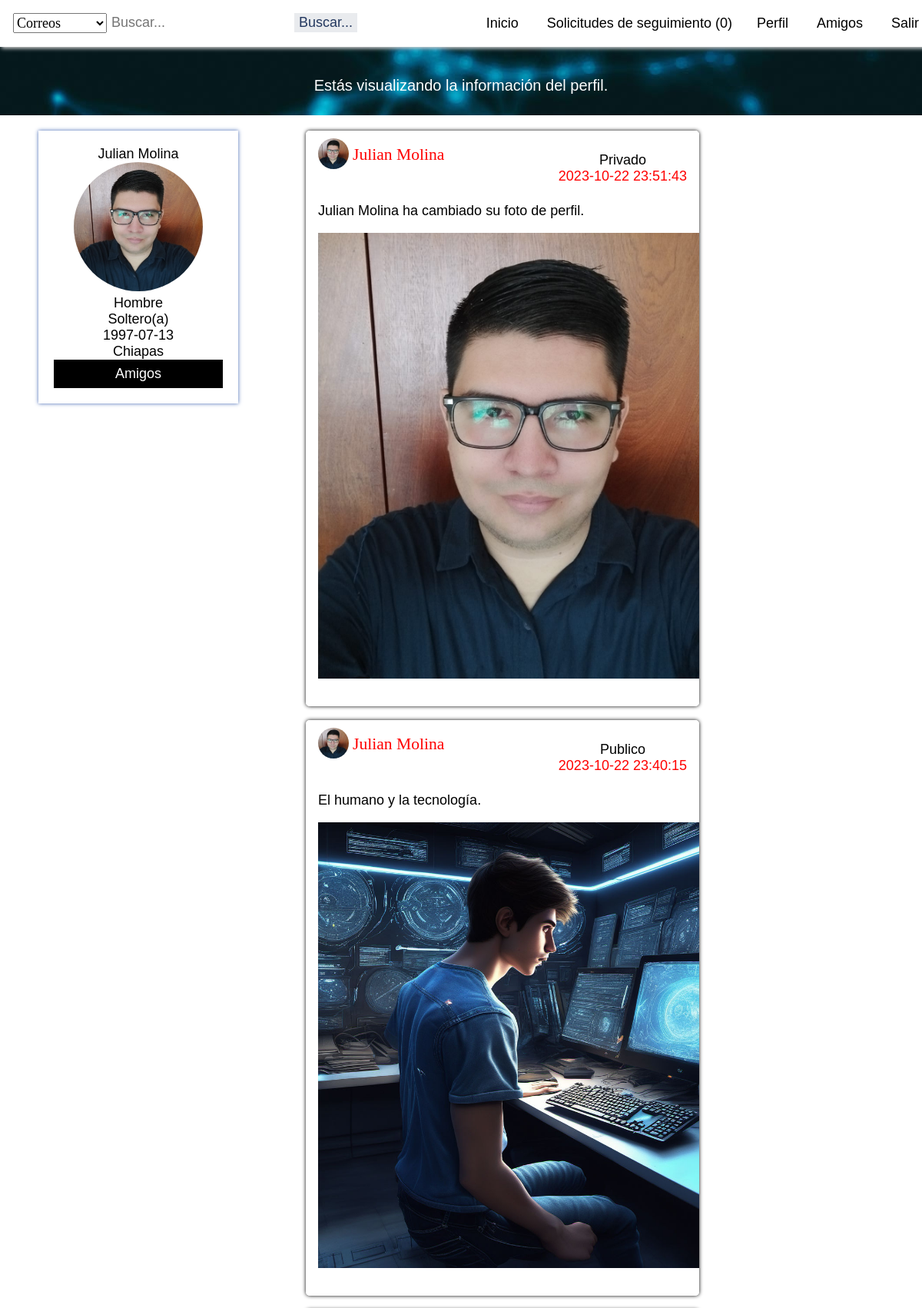
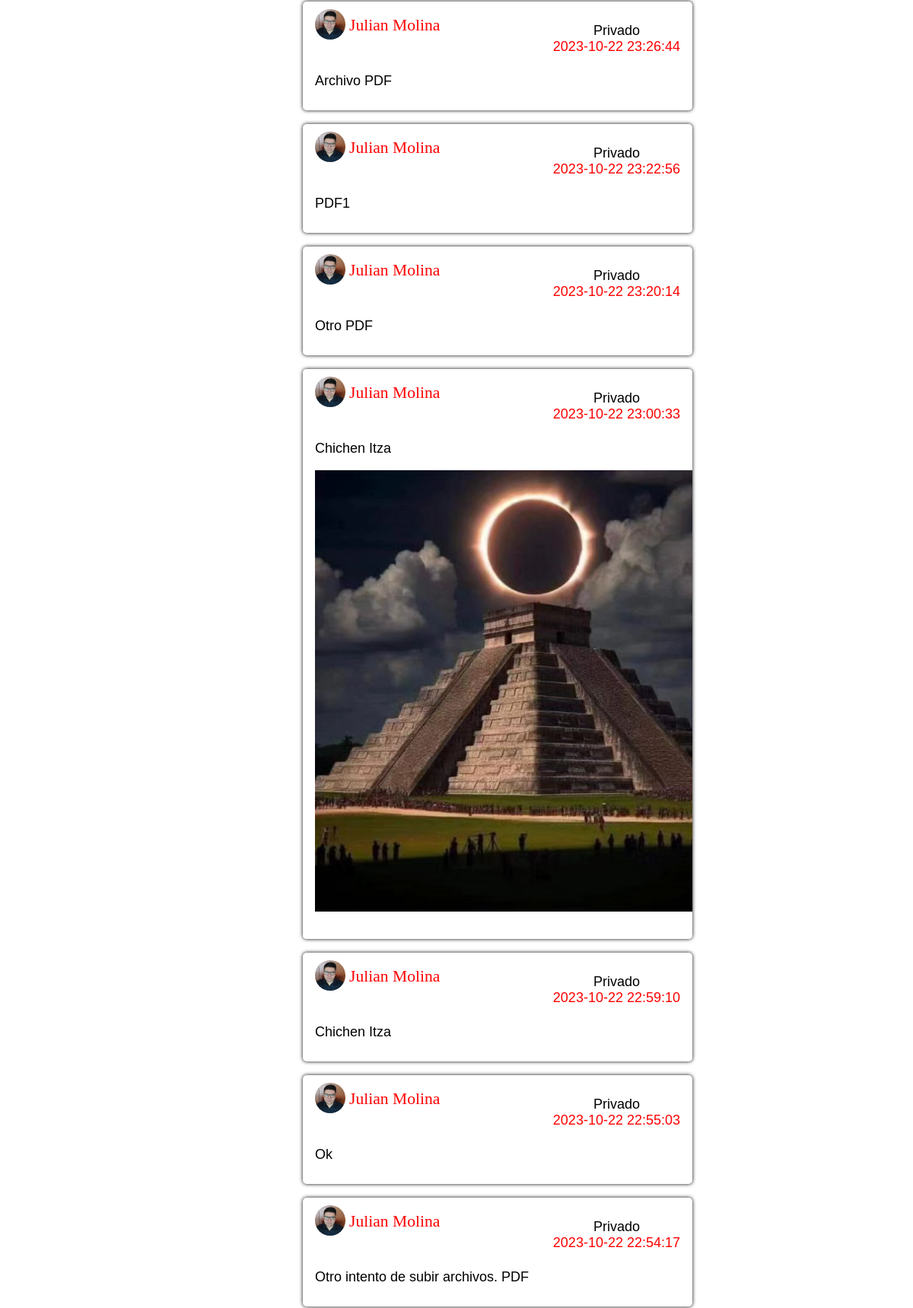
/profile.php?id=1 (signed in, upper part), run on the app's committed database (2 pictures, top to bottom).
### tables this page shows
CREATE TABLE `posts` (
  `post_id` int(11) NOT NULL,
  `post_caption` text NOT NULL,
  `post_time` timestamp NOT NULL DEFAULT current_timestamp() ON UPDATE current_timestamp(),
  `post_public` char(1) NOT NULL,
  `post_by` int(11) NOT NULL
);

CREATE TABLE `users` (
  `user_id` int(11) NOT NULL,
  `user_firstname` varchar(20) NOT NULL,
  `user_lastname` varchar(20) NOT NULL,
  `user_nickname` varchar(20) DEFAULT NULL,
  `user_password` varchar(255) NOT NULL,
  `user_email` varchar(255) NOT NULL,
  `user_gender` char(1) NOT NULL,
  `user_birthdate` date NOT NULL,
  `user_status` char(1) DEFAULT NULL,
  `user_about` text DEFAULT NULL,
  `user_hometown` varchar(255) DEFAULT NULL
);

### includes/post.php (the view, shortened to what this page needs)
<?php
echo '<div class="post" style="height: auto; width: 50%; border-radius: 5px;" class="minimalist-div">';
if($row['post_public'] == 'Y') {
    echo '<p class="public">';
}else {
    echo '<p class="public">';
    echo 'Privado';
}
echo '<br>';
echo '<span class="postedtime">' . $row['post_time'] . '</span>';
echo '</p>';
echo '<div>';
include 'profile_picture.php';
echo '<a class="profilelink" href="profile.php?id=' . $row['user_id'] .'">' . $row['user_firstname'] . ' ' . $row['user_lastname'] . '<a>';
echo'</div>';
echo '<br>';
echo '<p class="caption">' . $row['post_caption'] . '</p>';
echo '<center>';
$target = glob("data/images/posts/" . $row['post_id'] . ".*");
if($target) {
    echo '<img src="' . $target[0] . '" style="max-width:580px">';
    echo '<br><br>';
}
echo '</center>';
echo '</div>';
?>

### profile.php (shortened to what this page needs)
<?php
$conn = connect();
?>
<?php
if(isset($_GET['id']) && $_GET['id'] != $_SESSION['user_id']) {
    $current_id = $_GET['id'];
    $flag = 1;
} else {
    $current_id = $_SESSION['user_id'];
    $flag = 0;
}
?>
<!DOCTYPE html>
<html>
<head>
    <link rel="stylesheet" type="text/css" href="resources/css/main.css">
</head>
<body>
    <div class="container">
        <div style="width: 100%; height: 150px; background-color: #333; float: left; background-image: url('public/img/servicio6.jpeg'); background-repeat: none; background-attachment: fixed; margin-bottom: 20px;">
            <span style="width: 100%; text-align: center; margin-top: 100px; float: left; color: #FFFFFF; font-size: 20px;">Estás visualizando la información del perfil.</span>
        </div>
        <?php include 'includes/navbar.php'; ?>
<div style="width: 80%; float: left;">
        <?php
        if($flag == 0) {
            $postsql = "SELECT posts.post_caption, posts.post_time, users.user_firstname, users.user_lastname,
                                posts.post_public, users.user_id, users.user_gender, users.user_nickname,
                                users.user_birthdate, users.user_hometown, users.user_status, users.user_about,
                                posts.post_id
                        FROM posts
                        JOIN users
                        ON users.user_id = posts.post_by
                        WHERE posts.post_by = $current_id
                        ORDER BY posts.post_time DESC";
            $profilesql = "SELECT users.user_id, users.user_gender, users.user_hometown, users.user_status, users.user_birthdate,
                                 users.user_firstname, users.user_lastname
                          FROM users
                          WHERE users.user_id = $current_id";
            $profilequery = mysqli_query($conn, $profilesql);
        } else {
            $profilesql = "SELECT users.user_id, users.user_gender, users.user_hometown, users.user_status, users.user_birthdate,
                                    users.user_firstname, users.user_lastname, userfriends.friendship_status
                            FROM users
                            LEFT JOIN (
                                SELECT friendship.user1_id AS user_id, friendship.friendship_status
                                FROM friendship
                                WHERE friendship.user1_id = $current_id AND friendship.user2_id = {$_SESSION['user_id']}
                                UNION
                                SELECT friendship.user2_id AS user_id, friendship.friendship_status
                                FROM friendship
                                WHERE friendship.user1_id = {$_SESSION['user_id']} AND friendship.user2_id = $current_id
                            ) userfriends
                            ON userfriends.user_id = users.user_id
                            WHERE users.user_id = $current_id";
            $profilequery = mysqli_query($conn, $profilesql);
            $row = mysqli_fetch_assoc($profilequery);
            mysqli_data_seek($profilequery,0);
            if(isset($row['friendship_status'])){
                if($row['friendship_status'] == 1){
                    $postsql = "SELECT posts.post_caption, posts.post_time, users.user_firstname, users.user_lastname,
                                        posts.post_public, users.user_id, users.user_gender, users.user_nickname,
                                        users.user_birthdate, users.user_hometown, users.user_status, users.user_about,
                                        posts.post_id
                                FROM posts
                                JOIN users
                                ON users.user_id = posts.post_by
                                WHERE posts.post_by = $current_id
                                ORDER BY posts.post_time DESC";
                }
            }
        }
        $postquery = mysqli_query($conn, $postsql);
        if($postquery){
            $width = '40px';
            $height = '40px';
            if(mysqli_num_rows($postquery) == 0){
                if($flag == 0){
                    echo '<div class="post">';
                    echo 'No tienes publicaciones aún';
                    echo '</div>';
                } else {
                    echo '<div class="post">';
                    echo 'No hay publicaciones (Publicas) por mostrar';
                    echo '</div>';
                }
                include 'includes/profile.php';
            } else {
                while($row = mysqli_fetch_assoc($postquery)){
                    include 'includes/post.php';
                }
                include 'includes/profile.php';
                ?>
                <br>
                <?php
            }
        }
        ?>
</div>
    </div>
</body>
</html>

### includes/profile_picture.php (shortened to what this page needs)
<?php
$target = glob("data/images/profiles/" . $row['user_id'] . ".*");
if($target) {
    echo '<img style="border-radius: 50%;" src="' . $target[0] . '" width="' . $width . '" height="' . $height .'">';
}
?>

### includes/profile.php (shortened to what this page needs)
<?php
echo '<div class="profile">';
echo '<center>';
$row = mysqli_fetch_assoc($profilequery);
if(!empty($row['user_nickname']))
    echo $row['user_firstname'] . ' ' . $row['user_lastname'] . ' (' . $row['user_nickname'] . ')';
else
    echo $row['user_firstname'] . ' ' . $row['user_lastname'];
echo '<br>';
$width = '168px';
$height = '168px';
include 'includes/profile_picture.php';
echo '<br>';
if($row['user_gender'] == "M")
    echo 'Hombre';
else if($row['user_gender'] == "F")
    echo 'Mujer';
echo '<br>';
if(!empty($row['user_status'])){
    if($row['user_status'] == "S")
        echo 'Soltero(a)';
    else if($row['user_status'] == "E")
        echo 'Comprometido(a)';
    else if($row['user_status'] == "M")
        echo 'Casado(a)';
    echo '<br>';
}
echo $row['user_birthdate'];
if(!empty($row['user_hometown'])){
    echo '<br>';
    echo $row['user_hometown'];
}
if($flag == 1){
    echo '<br>';
    if(isset($row['friendship_status'])) {
        if($row['friendship_status'] == 1){
            echo '<form method="post">';
            echo '<input type="submit" value="Amigos" disabled="disabled" id="special">';
            echo '</form>';
        } else if ($row['friendship_status'] == 0){
            echo '<form method="post">';
            echo '<input type="submit" value="Solicitud pendiente" disabled="disabled" id="special">';
            echo '</form>';
        }
    } else {
        echo '<form method="post">';
        echo '<input type="submit" value="Enviar solicitud" name="request">';
        echo'</form>';
    }
}
echo'</div>';
?>

### resources/css/main.css (style rules this page uses)
body { margin: 0; font-family: Fontin, Arial, Verdana; font-size: 18px; background-color: #FFFFFF; }
input { font-family: Fontin, Arial, Verdana; width: 100%; font-size: 18px; padding: 2px; }
span { color: red; }
.container { margin: 0 auto; width: 100%; }
.post, .createpost { background-color: white; box-shadow: 0 0 5px #000; margin: auto; width: 70%; padding: 10px 16px; overflow: auto; }
.post .public { float: right; text-align: center; width: auto; }
h3, a.profilelink { font-family: Fontin SmallCaps; color: red; font-weight: normal; font-size: 120%; margin-bottom: 0; margin-top: 0; display: inline-block; margin-left: 5px; vertical-align: 12px; text-decoration: none; }
input[type=submit] { color: white; cursor: pointer; background-color: #23385f; border: none; padding: 8px; }
.container input[type=submit] { background-color: #000; }
input:disabled { cursor: auto; }

### profile.php (style rules this page uses)
.post { margin-right: 50px; float: right; margin-bottom: 18px; }
.profile { margin-left: 50px; background-color: white; box-shadow: 0 0 5px #4267b2; width: 220px; padding: 20px; }

### data on the page
posts: post_public "Privado", post_time "2023-10-22 23:51:43", post_by.user_firstname "Julian", post_by.user_lastname "Molina", post_caption "Julian Molina ha cambiado su foto de perfil.", shows a picture
posts: post_time "2023-10-22 23:40:15", post_by.user_firstname "Julian", post_by.user_lastname "Molina", post_caption "El humano y la tecnología.", shows a picture
posts: post_time "2023-10-22 23:26:44", post_by.user_firstname "Julian", post_by.user_lastname "Molina", post_caption "Archivo PDF"
posts: post_time "2023-10-22 23:22:56", post_by.user_firstname "Julian", post_by.user_lastname "Molina", post_caption "PDF1"
posts: post_time "2023-10-22 23:20:14", post_by.user_firstname "Julian", post_by.user_lastname "Molina", post_caption "Otro PDF"
posts: post_time "2023-10-22 23:00:33", post_by.user_firstname "Julian", post_by.user_lastname "Molina", post_caption "Chichen Itza", shows a picture
posts: post_time "2023-10-22 22:59:10", post_by.user_firstname "Julian", post_by.user_lastname "Molina", post_caption "Chichen Itza"
posts: post_time "2023-10-22 22:55:03", post_by.user_firstname "Julian", post_by.user_lastname "Molina", post_caption "Ok"
posts: post_time "2023-10-22 22:54:17", post_by.user_firstname "Julian", post_by.user_lastname "Molina", post_caption "Otro intento de subir archivos. PDF"
users: user_lastname "Molina", user_birthdate "1997-07-13", user_hometown "Chiapas"

### other printed values
$row['count'] "0"
